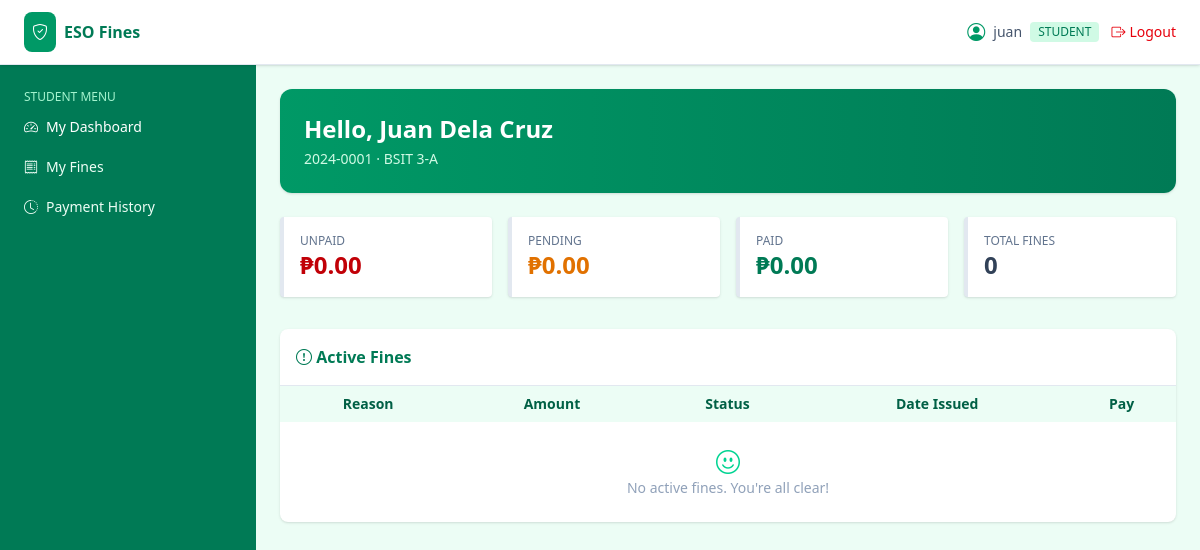
The page /student/dashboard.php (signed in) on the database as committed earlier.
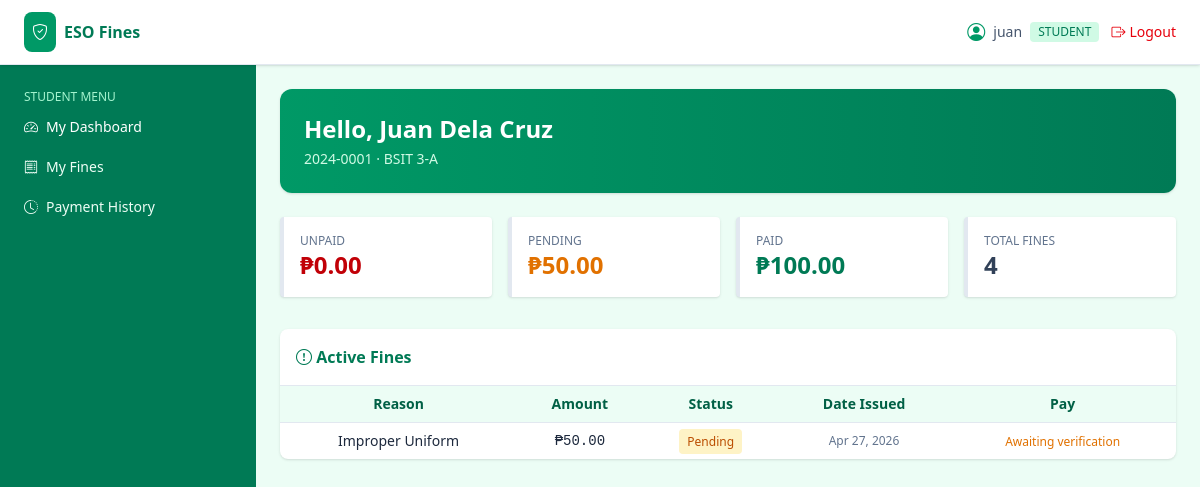
The same page on the database as committed later.
### tables this page shows
CREATE TABLE `fines` (
  `id` int(11) UNSIGNED NOT NULL,
  `student_id` int(11) UNSIGNED NOT NULL,
  `category_id` int(11) UNSIGNED DEFAULT NULL,
  `amount` decimal(10,2) NOT NULL,
  `reason` varchar(255) NOT NULL,
  `status` enum('unpaid','pending','paid','cancelled') NOT NULL DEFAULT 'unpaid',
  `issued_by` int(11) UNSIGNED NOT NULL,
  `issued_at` timestamp NOT NULL DEFAULT current_timestamp(),
  `paid_at` timestamp NULL DEFAULT NULL
);

### includes/db.php (called while the page is built, shortened)
<?php
function db() {
    static $pdo = null;
    if ($pdo === null) {
        $dsn = 'mysql:host=' . DB_HOST . ';port=' . DB_PORT . ';dbname=' . DB_NAME . ';charset=utf8mb4';
        try {
            $pdo = new PDO($dsn, DB_USER, DB_PASS, [
                PDO::ATTR_ERRMODE            => PDO::ERRMODE_EXCEPTION,
                PDO::ATTR_DEFAULT_FETCH_MODE => PDO::FETCH_ASSOC,
                PDO::ATTR_EMULATE_PREPARES   => false,
            ]);
        } catch (PDOException $e) {
            http_response_code(500);
            die('Database connection failed: ' . htmlspecialchars($e->getMessage()));
        }
    }
    return $pdo;
}
function db_all($sql, $params = []) {
    $stmt = db()->prepare($sql);
    $stmt->execute($params);
    return $stmt->fetchAll();
}
function db_one($sql, $params = []) {
    $stmt = db()->prepare($sql);
    $stmt->execute($params);
    return $stmt->fetch();
}

### includes/auth.php (called while the page is built, shortened)
<?php
require_once __DIR__ . '/db.php';
require_once __DIR__ . '/functions.php';
function current_user() {
    static $cache = null;
    if ($cache !== null && $cache['id'] === (int)$_SESSION['user_id']) return $cache;
    $cache = db_one('SELECT * FROM users WHERE id = ? AND is_active = 1', [$_SESSION['user_id']]);
    return $cache ?: null;
}
function current_student() {
    $u = current_user();
    return db_one('SELECT * FROM students WHERE id = ?', [$u['student_id']]);
}
function check_session_timeout() {
    if (!current_user()) return;
}
function require_login() {
    check_session_timeout();
}
function require_role($role) {
    require_login();
}

### includes/functions.php (called while the page is built, shortened)
<?php
function e($val) {
    return htmlspecialchars((string)$val, ENT_QUOTES, 'UTF-8');
}
function peso($n) {
    return '₱' . number_format((float)$n, 2);
}
function fdate($d, $fmt = 'M d, Y h:i A') {
    $ts = is_numeric($d) ? (int)$d : strtotime($d);
    return $ts ? date($fmt, $ts) : '—';
}

### student/dashboard.php (the view, shortened to what the changed rows need)
<?php
require_once __DIR__ . '/../includes/auth.php';
require_role('student');
$student = current_student();
$kpi = db_one("
  SELECT
    COALESCE(SUM(CASE WHEN status='unpaid'  THEN amount END),0) AS unpaid,
    COALESCE(SUM(CASE WHEN status='pending' THEN amount END),0) AS pending,
    COALESCE(SUM(CASE WHEN status='paid'    THEN amount END),0) AS paid,
    COUNT(*) AS total
  FROM fines WHERE student_id = ?", [$student['id']]);
$activeFines = db_all("
  SELECT f.*, c.name AS category_name
  FROM fines f LEFT JOIN fine_categories c ON c.id = f.category_id
  WHERE f.student_id = ? AND f.status IN ('unpaid','pending')
  ORDER BY f.issued_at DESC", [$student['id']]);
include __DIR__ . '/../templates/header.php';
include __DIR__ . '/../templates/sidebar.php';
?>
<div class="bg-gradient-to-r from-emerald-600 to-emerald-700 text-white rounded-xl p-6 mb-6 shadow">
  <h1 class="text-2xl font-bold">Hello, <?= e($student['full_name']) ?></h1>
</div>
<div id="kpiBox" class="grid grid-cols-2 md:grid-cols-4 gap-4 mb-8">
  <div class="bg-white border-l-4 border-amber-500 rounded shadow p-4">
    <p class="text-xs text-slate-500 uppercase">Pending</p>
    <p class="text-2xl font-bold text-amber-600"><?= peso($kpi['pending']) ?></p>
  </div>
  <div class="bg-white border-l-4 border-emerald-600 rounded shadow p-4">
    <p class="text-xs text-slate-500 uppercase">Paid</p>
    <p class="text-2xl font-bold text-emerald-700"><?= peso($kpi['paid']) ?></p>
  </div>
  <div class="bg-white border-l-4 border-slate-400 rounded shadow p-4">
    <p class="text-xs text-slate-500 uppercase">Total Fines</p>
    <p class="text-2xl font-bold text-slate-700"><?= e($kpi['total']) ?></p>
  </div>
</div>
<div class="bg-white rounded-lg shadow">
  <div class="overflow-x-auto desktop-table">
  <table class="w-full text-sm min-w-[480px]">
    <thead class="bg-emerald-50 text-emerald-800">
      <tr>
        <th class="text-left p-2">Reason</th>
        <th class="text-right p-2">Amount</th>
        <th class="p-2">Status</th>
        <th class="p-2">Date Issued</th>
        <th class="p-2">Pay</th>
      </tr>
    </thead>
    <tbody>
    <?php foreach ($activeFines as $f): ?>
      <tr class="border-t hover:bg-emerald-50/40">
        <td class="p-2"><?= e($f['reason']) ?></td>
        <td class="p-2 text-right font-mono"><?= peso($f['amount']) ?></td>
        <td class="p-2 text-center"><?php
           $cls = ['unpaid'=>'bg-red-100 text-red-700','pending'=>'bg-amber-100 text-amber-700'][$f['status']] ?? 'bg-slate-100 text-slate-700';
          echo '<span class="text-xs px-2 py-1 rounded ' . $cls . '">' . e(ucfirst($f['status'])) . '</span>';
        ?></td>
        <td class="p-2 text-xs text-slate-500"><?= e(fdate($f['issued_at'], 'M d, Y')) ?></td>
        <td class="p-2 text-center">
          <?php if ($f['status'] === 'unpaid'): ?>
            <a href="<?= APP_URL ?>/student/pay.php?fine_id=<?= $f['id'] ?>"
               class="inline-flex items-center gap-1 bg-emerald-600 hover:bg-emerald-700 text-white text-xs px-3 py-1 rounded">
              <i class="bi bi-qr-code"></i> Pay via GCash
            </a>
          <?php else: ?>
            <span class="text-xs text-amber-600">Awaiting verification</span>
          <?php endif; ?>
        </td>
      </tr>
    <?php endforeach; if (!$activeFines): ?>
      <tr><td colspan="5" class="p-6 text-center text-slate-400">
        <i class="bi bi-emoji-smile text-2xl text-emerald-400"></i><br>
        No active fines. You're all clear!
      </td></tr>
    <?php endif; ?>
    </tbody>
  </table>
  </div>
<?php include __DIR__ . '/../templates/footer.php'; ?>

Rows that differ between the two databases and show on the page:
added fines: reason "Improper Uniform", amount "₱50.00", status "Pending", issued_at "Apr 27, 2026", shows "Awaiting verification"
Other text that changed with them:
peso($kpi['pending']): "₱0.00" → "₱50.00"
peso($kpi['paid']): "₱0.00" → "₱100.00"
$kpi['total']: "0" → "4"
text no longer shown: "No active fines. You're all clear!"
